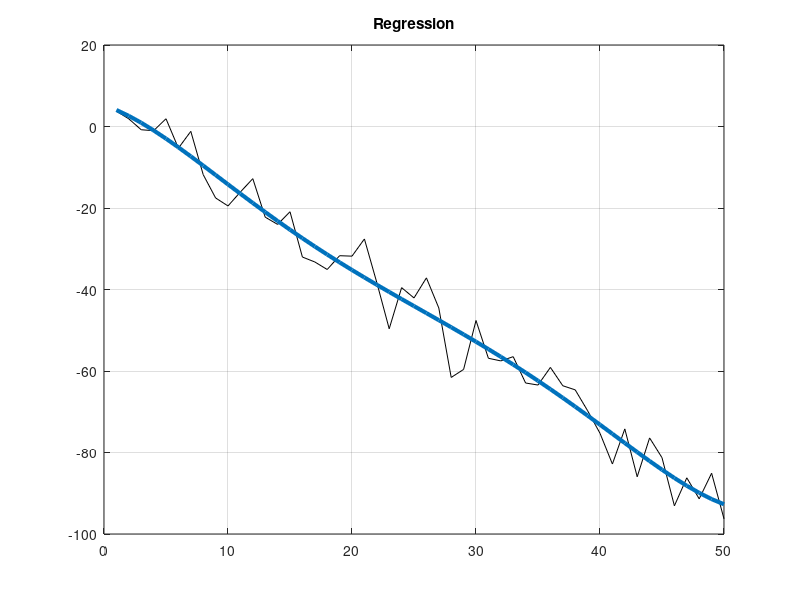

Reproduce this figure in MATLAB. (Note: this script raises an error after producing the figure.)
clear all
close all
clc

num_eles=50;
a=-2;
b=5;
c=7;
x=1:1:num_eles;
y=a*x+b*randn(1,num_eles);
y=y+c;

Y=y';
X=x';
%X=[ones(size(X)) X X*10];

w=polyfit(x,y,5);
ye=polyval(w,x);
figure(1)
plot(x,y,'k');title('Regression');grid on;hold on;
plot(x,ye,"LineWidth",3);
%%%%%%%%%%%%%%%%%%%%%%%%%%%%%%%%%%%%%%%%%%%%%%%%%
[w,D]=polyfit(x,y,1);
[ye,D1]=polyval(w,x,D);
X=[X.^2 X ones(size(X))];
ye=X * w';
figure(2)
plot(x,y,'*k',"LineWidth",3);grid;hold
plot(x,ye,'r','LineWidth',3)
plot(x,ye-1*D1,'g','LineWidth',3)
plot(x,ye+1*D1,'g','LineWidth',3)
title('Regression');legend('values','regression','bounds')
%%%%%%%%%%%%%%%%%%%%%%%%%%%%%%%%%%%%%%%%
